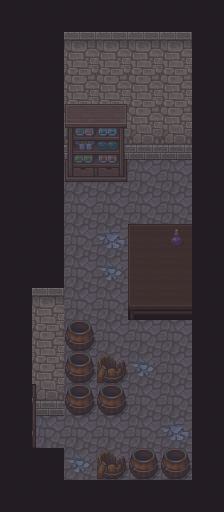

The image is a tile-based game level rendered from a .tmx file. Its description and complete source (layers, tilesets, objects, tile grids) follow:
An orthogonal 7x16 tile map with 32x32 px tiles, 13 tile layers (壁周り, 床, 床, ガラス, ...), 11 tilesets.

<map version="1.10" tiledversion="1.11.2" orientation="orthogonal" renderorder="right-down" width="7" height="16" tilewidth="32" tileheight="32" infinite="0" nextlayerid="15" nextobjectid="1">
 <tileset firstgid="1" source="black.tsx" />
 <tileset firstgid="2" source="Bridge1-F.tsx" />
 <tileset firstgid="258" source="Inside-Town-A5.tsx" />
 <tileset firstgid="386" source="ModernI-A501.tsx" />
 <tileset firstgid="514" source="EuropeanI-A201-1.tsx" />
 <tileset firstgid="568" source="Inside-Town-D.tsx" />
 <tileset firstgid="824" source="Inside-CastleTown-B.tsx" />
 <tileset firstgid="1080" source="Inside-CastleTown-C-1.tsx" />
 <tileset firstgid="1092" source="Inside-CastleTown-C.tsx" />
 <tileset firstgid="1348" source="SA-Ditch03.tsx" />
 <tileset firstgid="1396" source="Door.tsx" />
 <layer id="1" name="壁周り" width="7" height="16" locked="1">
  <data encoding="csv">
1,1,1,1,1,1,1,
1,1,0,0,0,0,1,
1,1,0,0,0,0,1,
1,1,0,0,0,0,1,
1,1,0,0,0,0,1,
1,1,0,0,0,0,1,
1,1,0,0,0,0,1,
1,1,0,0,0,0,1,
1,1,0,0,0,0,1,
1,0,0,0,0,0,1,
1,0,0,0,0,0,1,
1,0,0,0,0,0,1,
1,0,0,0,0,0,1,
1,0,0,0,0,0,1,
1,1,0,0,0,0,1,
1,1,1,1,1,1,1
</data>
 </layer>
 <layer id="4" name="床" width="7" height="16" locked="1">
  <data encoding="csv">
0,0,0,0,0,0,0,
0,0,0,0,0,0,0,
0,0,0,0,0,0,0,
0,0,0,0,0,0,0,
0,0,0,0,0,0,0,
0,0,0,0,268,268,0,
0,0,268,268,268,268,0,
0,0,268,0,0,0,0,
0,0,268,0,0,0,0,
0,0,268,268,0,0,0,
0,0,0,268,268,268,0,
0,0,0,0,0,268,0,
0,0,0,0,268,268,0,
0,268,268,268,268,0,0,
0,0,0,0,0,0,0,
0,0,0,0,0,0,0
</data>
 </layer>
 <layer id="13" name="床" width="7" height="16" locked="1">
  <data encoding="csv">
0,0,0,0,0,0,0,
0,0,0,0,0,0,0,
0,0,0,0,0,0,0,
0,0,0,0,0,0,0,
0,0,0,0,0,0,0,
0,0,268,268,0,0,0,
0,0,0,0,0,0,0,
0,0,0,268,0,0,0,
0,0,0,268,0,0,0,
0,0,0,0,0,0,0,
0,0,268,0,0,0,0,
0,0,268,268,268,0,0,
0,0,268,268,0,0,0,
0,0,0,0,0,268,0,
0,0,268,268,268,268,0,
0,0,0,0,0,0,0
</data>
 </layer>
 <layer id="14" name="ガラス" width="7" height="16" locked="1">
  <data encoding="csv">
0,0,0,0,0,0,0,
0,0,0,0,0,0,0,
0,0,0,0,0,0,0,
0,0,0,0,0,0,0,
0,0,0,0,0,0,0,
0,0,0,0,0,0,0,
0,0,0,0,0,0,0,
0,0,0,569,0,0,0,
0,0,0,570,0,0,0,
0,0,0,0,0,0,0,
0,0,0,0,0,0,0,
0,0,0,0,570,0,0,
0,0,0,0,0,0,0,
0,0,0,0,0,569,0,
0,0,570,0,0,0,0,
0,0,0,0,0,0,0
</data>
 </layer>
 <layer id="3" name="壁" width="7" height="16" locked="1">
  <data encoding="csv">
0,0,0,0,0,0,0,
0,0,66,66,66,66,0,
0,0,82,82,82,82,0,
0,0,98,98,98,0,0,
0,0,114,114,114,0,0,
0,0,0,0,0,0,0,
0,0,0,0,0,0,0,
0,0,0,0,0,0,0,
0,0,0,0,0,0,0,
0,66,0,0,0,0,0,
0,82,0,0,0,0,0,
0,98,0,0,0,0,0,
0,114,0,0,0,0,0,
0,0,0,0,0,0,0,
0,0,0,0,0,0,0,
0,0,0,0,0,0,0
</data>
 </layer>
 <layer id="10" name="壊れる壁(gm" width="7" height="16" locked="1">
  <data encoding="csv">
0,0,0,0,0,0,0,
0,0,0,0,0,0,0,
0,0,0,0,0,0,0,
0,0,0,0,0,98,0,
0,0,0,0,0,114,0,
0,0,0,0,0,0,0,
0,0,0,0,0,0,0,
0,0,0,0,0,0,0,
0,0,0,0,0,0,0,
0,0,0,0,0,0,0,
0,0,0,0,0,0,0,
0,0,0,0,0,0,0,
0,0,0,0,0,0,0,
0,0,0,0,0,0,0,
0,0,0,0,0,0,0,
0,0,0,0,0,0,0
</data>
 </layer>
 <layer id="6" name="机・樽" width="7" height="16" locked="1">
  <data encoding="csv">
0,0,0,0,0,0,0,
0,0,0,0,0,0,0,
0,0,0,0,0,0,0,
0,0,0,0,0,0,0,
0,0,0,0,0,0,0,
0,0,0,0,0,0,0,
0,0,0,0,0,0,0,
0,0,0,0,532,533,0,
0,0,0,0,538,539,0,
0,0,0,0,544,545,0,
0,0,0,0,0,0,0,
0,0,0,638,0,0,0,
0,0,0,0,0,0,0,
0,0,0,0,0,0,0,
0,0,0,638,0,0,0,
0,0,0,0,0,0,0
</data>
 </layer>
 <layer id="12" name="樽(t" width="7" height="16" locked="1">
  <data encoding="csv">
0,0,0,0,0,0,0,
0,0,0,0,0,0,0,
0,0,0,0,0,0,0,
0,0,0,0,0,0,0,
0,0,0,0,0,0,0,
0,0,0,0,0,0,0,
0,0,0,0,0,0,0,
0,0,0,0,0,0,0,
0,0,0,0,0,0,0,
0,0,0,0,0,0,0,
0,0,637,0,0,0,0,
0,0,637,0,0,0,0,
0,0,637,637,0,0,0,
0,0,0,0,0,0,0,
0,0,0,0,637,637,0,
0,0,0,0,0,0,0
</data>
 </layer>
 <layer id="11" name="薬棚(t" width="7" height="16" locked="1">
  <data encoding="csv">
0,0,0,0,0,0,0,
0,0,0,0,0,0,0,
0,0,0,0,0,0,0,
0,0,1300,1301,0,0,0,
0,0,1316,1317,0,0,0,
0,0,1332,1333,0,0,0,
0,0,0,0,0,0,0,
0,0,0,0,0,0,0,
0,0,0,0,0,0,0,
0,0,0,0,0,0,0,
0,0,0,0,0,0,0,
0,0,0,0,0,0,0,
0,0,0,0,0,0,0,
0,0,0,0,0,0,0,
0,0,0,0,0,0,0,
0,0,0,0,0,0,0
</data>
 </layer>
 <layer id="7" name="毒瓶(at" width="7" height="16" locked="1">
  <data encoding="csv">
0,0,0,0,0,0,0,
0,0,0,0,0,0,0,
0,0,0,0,0,0,0,
0,0,0,0,0,0,0,
0,0,0,0,0,0,0,
0,0,0,0,0,0,0,
0,0,0,0,0,0,0,
0,0,0,0,0,687,0,
0,0,0,0,0,0,0,
0,0,0,0,0,0,0,
0,0,0,0,0,0,0,
0,0,0,0,0,0,0,
0,0,0,0,0,0,0,
0,0,0,0,0,0,0,
0,0,0,0,0,0,0,
0,0,0,0,0,0,0
</data>
 </layer>
 <layer id="9" name="ドア" width="7" height="16" locked="1">
  <data encoding="csv">
0,0,0,0,0,0,0,
0,0,0,0,0,0,0,
0,0,0,0,0,0,0,
0,0,0,0,0,0,0,
0,0,0,0,0,0,0,
0,0,0,0,0,0,0,
0,0,0,0,0,0,0,
0,0,0,0,0,0,0,
0,0,0,0,0,0,0,
0,0,0,0,0,0,0,
0,0,0,0,0,0,0,
0,0,0,0,0,0,0,
0,1398,0,0,0,0,0,
0,1401,0,0,0,0,0,
0,0,0,0,0,0,0,
0,0,0,0,0,0,0
</data>
 </layer>
 <layer id="5" name="影" width="7" height="16" locked="1" opacity="0.5">
  <data encoding="csv">
502,502,502,502,502,502,502,
502,502,502,502,502,502,502,
502,502,502,502,502,502,502,
502,502,502,502,502,502,502,
502,502,502,502,502,502,502,
502,502,502,502,502,502,502,
502,502,502,502,502,502,502,
502,502,502,502,502,502,502,
502,502,502,502,502,502,502,
502,502,502,502,502,502,502,
502,502,502,502,502,502,502,
502,502,502,502,502,502,502,
502,502,502,502,502,502,502,
502,502,502,502,502,502,502,
502,502,502,502,502,502,502,
502,502,502,502,502,502,502
</data>
 </layer>
 <layer id="8" name="紫影" width="7" height="16" locked="1" opacity="0.26">
  <data encoding="csv">
1373,1373,1373,1373,1373,1373,1373,
1385,1385,1385,1385,1385,1385,1385,
1373,1373,1373,1373,1373,1373,1373,
1385,1385,1385,1385,1385,1385,1385,
1373,1373,1373,1373,1373,1373,1373,
1385,1385,1385,1385,1385,1385,1385,
1373,1373,1373,1373,1373,1373,1373,
1385,1385,1385,1385,1385,1385,1385,
1373,1373,1373,1373,1373,1373,1373,
1385,1385,1385,1385,1385,1385,1385,
1373,1373,1373,1373,1373,1373,1373,
1385,1385,1385,1385,1385,1385,1385,
1373,1373,1373,1373,1373,1373,1373,
1385,1385,1385,1385,1385,1385,1385,
1373,1373,1373,1373,1373,1373,1373,
1385,1385,1385,1385,1385,1385,1385
</data>
 </layer>
</map>
